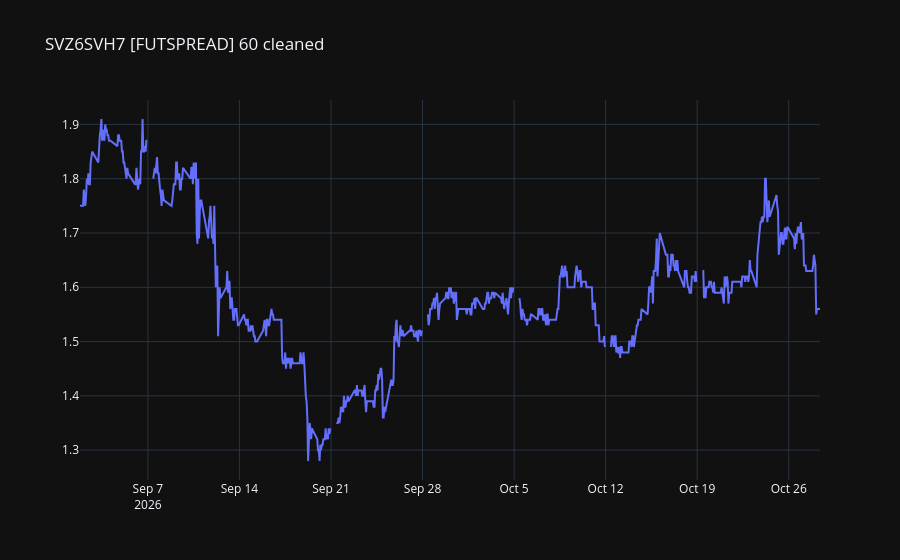

Notebook code for this chart:
### Code cell
data_cleaned = go.Scatter(x=df['DATETIME'], y=df['h-cleaned'])
layout_cleaned = go.Layout(title=chart_title + ' cleaned')
fig = go.Figure(data=data_cleaned, layout=layout_cleaned)
fig.update_xaxes(rangebreaks=[dict(bounds=["sat", "mon"])])
fig

### Figure 1 — Plotly figure (JSON) as saved in the notebook; plotly's stock layout.template omitted (floating-point values rounded to 4 significant figures; data arrays with more than 128 entries replaced by an {"elided": "..."} marker saying what was removed)
{"data": [{"x": {"elided": "757 str values"}, "y": {"elided": "757 float values"}, "type": "scatter"}], "layout": {"title": {"text": "SVZ6SVH7 [FUTSPREAD] 60 cleaned"}, "xaxis": {"rangebreaks": [{"bounds": ["sat", "mon"]}]}}}
